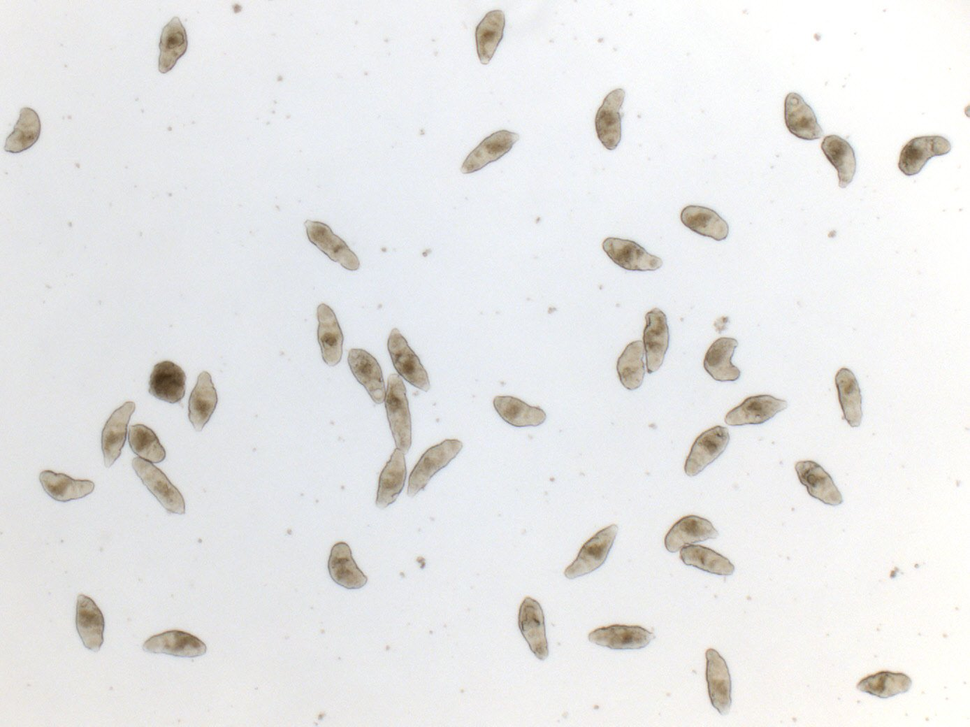
#> input picture DB/images/grey/010312-B8-1-2/org/frame0001.png, 970 x 727 px, shrunk from 1388 x 1040 before the run
$ python -i init_db.py   (imports and definitions only)
#> lines starting #> are read from the running program, lines starting #| are printed output that depends on the picture
import os
import sqlite3
import hashlib
import cv2
import matplotlib.pyplot as plt
# import image_dict

def list_files(dir):
    # files
    fl_total = []
    # dir
    di = []

    for path, dirs, files in os.walk(dir):
        for dir in dirs:
            di.append(dir)

        fl = []
        for file in files:
            fl.append(file)
            if len(fl) == 5:
                fl_total.append(fl)


    return di, fl_total


def process_img(photo):
    # hash image
    with open(photo, "rb") as f:
        bytes = f.read() # read entire file as bytes
        readable_hash = hashlib.sha256(bytes).hexdigest()

    # print(imgId, readable_hash)

    # edge detection
    # Read the original image
    img = cv2.imread(photo)
#> img is the input picture: shape (727, 970, 3); mean B, G, R 232.1, 232.1, 232.1
    # Convert to graycsale
    img_gray = cv2.cvtColor(img, cv2.COLOR_BGR2GRAY)
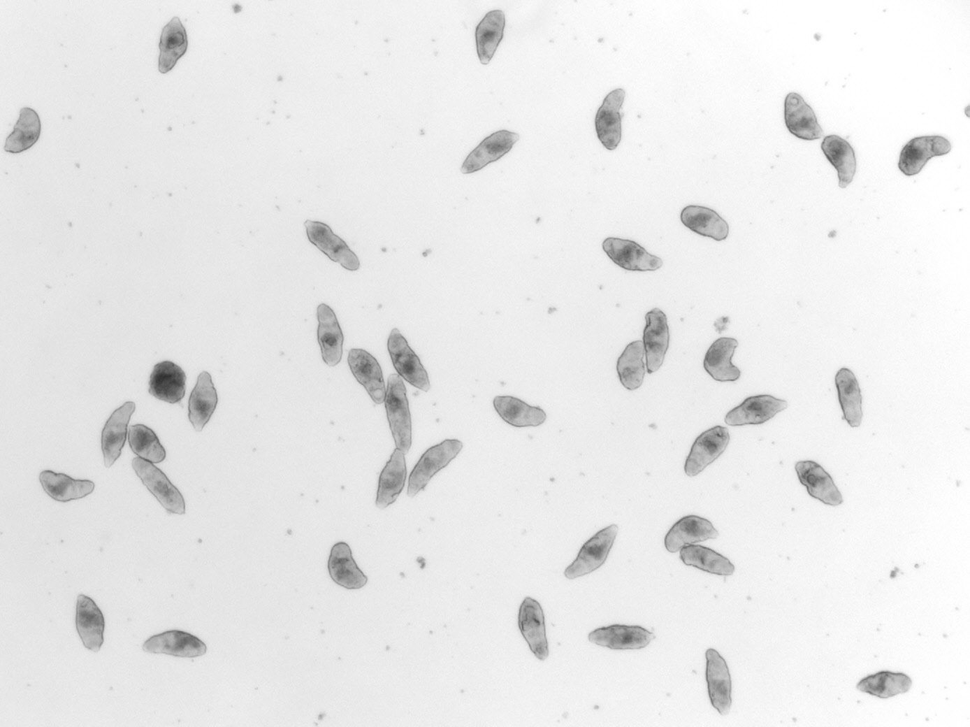
#> img_gray: shape (727, 970); min 48, max 255, mean 232.1
    # Blur the image for better edge detection
    img_blur = cv2.GaussianBlur(img_gray, (3,3), 0)
    # Canny Edge Detection
    edges = cv2.Canny(image=img_blur, threshold1=100, threshold2=200) # Canny Edge Detection
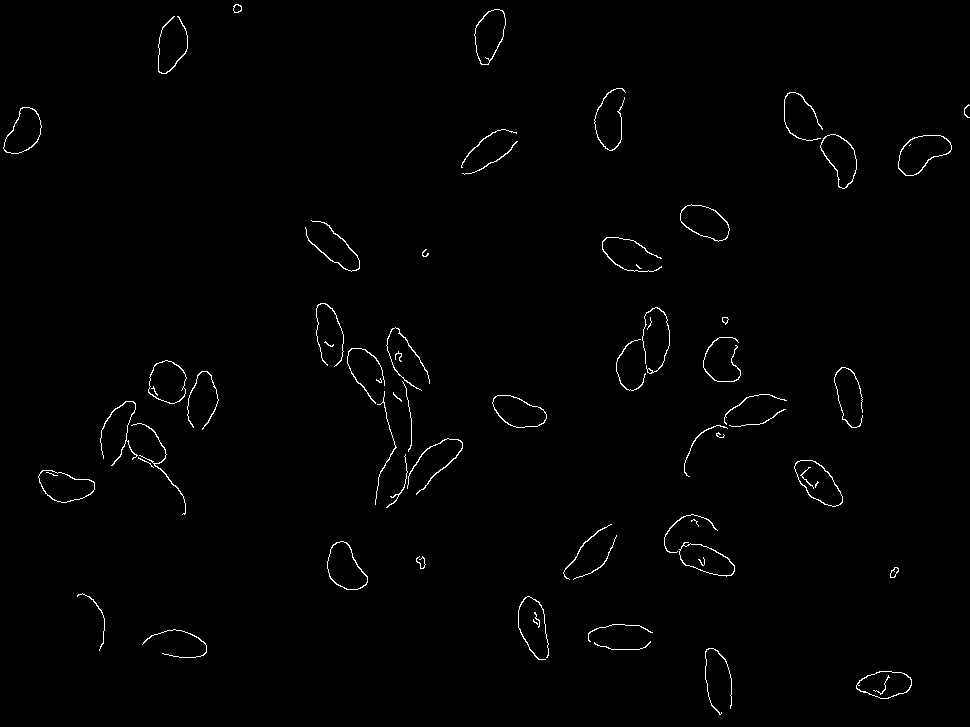
#> edges: shape (727, 970); 0.97% white in thin lines or dots
    # Display Canny Edge Detection Image
    # cv2.imshow('Canny Edge Detection', edges)
    # cv2.waitKey(0)

    # create image histogram
    hist = cv2.calcHist([edges], [0], None, [256], [0,256])
#> hist = 256 values, max 698356 at index 0, min 0 at index 1, mean 2754.6
    # [4 lines of commented-out code are left out]

    return readable_hash, hist


def store_img(imgId, image_info):
    # image_info --> ["binary", file/path, hash, hist]
    try:
        # put in db
        sqliteConnection = sqlite3.connect('/Users/tonycao/Desktop/csc664/csc664/db.sqlite3')
        cursor = sqliteConnection.cursor()
        print("Connected to SQLite")

        hash, path, type, hist = image_info[2], image_info[1], image_info[0], image_info[3]

        # store in DB
        sqlite_insert_path_query = """ INSERT INTO images_path
                                  (id, hash, path) VALUES (?, ?, ?)"""

        # dic = image_dict.LocalDataBase()
        # dic.Save_Image(hash, path, type)

        sqlite_insert_query = """ INSERT INTO images
                                  (id, hash, hist) VALUES (?, ?, ?)"""

        # Convert data into tuple format
        insert_query_tuple = (imgId, hash, hist)
        insert_query_path_tuple = (imgId, hash, path)

        cursor.execute(sqlite_insert_query, insert_query_tuple)
        cursor.execute(sqlite_insert_path_query, insert_query_path_tuple)

        sqliteConnection.commit()
        cursor.close()

    except sqlite3.Error as error:
        print("Failed to insert data into sqlite table", error)
    finally:
        if sqliteConnection:
            sqliteConnection.close()
            print("the sqlite connection is closed")

# get all image paths from local folder
binary_directory = '/Users/tonycao/Desktop/csc664/csc664/DB/images/binary/'
dir, files = list_files(binary_directory)
dir = [x for x in dir if not x.startswith('segmented')]
dir = ["/Users/tonycao/Desktop/csc664/csc664/DB/images/binary/" + s + "/segmented/" for s in dir]

binary_files = []

# [3 lines not run here, left out]


grey_directory = '/Users/tonycao/Desktop/csc664/csc664/DB/images/grey/'
dir, files = list_files(grey_directory)
dir = [x for x in dir if not x.startswith('segmented')]
dir = ["/Users/tonycao/Desktop/csc664/csc664/DB/images/grey/" + s + "/org/" for s in dir]

grey_files = []

# [3 lines not run here, left out]

# process binary image
binary_image_info = []
# [3 lines not run here, left out]


# store binary image in DB
id = 0
# [3 lines not run here, left out]


# process grey image
grey_image_info = []
# [3 lines not run here, left out]


# store grey image in DB
id = 0
# [3 lines not run here, left out]


>>> result = process_img('images/grey/010312-B8-1-2/org/frame0001.png')
